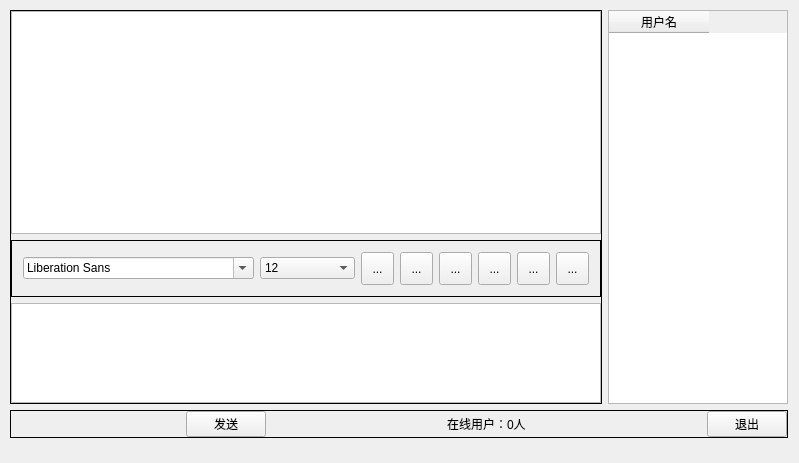
<?xml version="1.0" encoding="UTF-8"?>
<ui version="4.0">
 <class>Widget</class>
 <widget class="QWidget" name="Widget">
  <property name="geometry">
   <rect>
    <x>0</x>
    <y>0</y>
    <width>799</width>
    <height>463</height>
   </rect>
  </property>
  <property name="windowTitle">
   <string>Widget</string>
  </property>
  <widget class="QWidget" name="widget_6" native="true">
   <property name="geometry">
    <rect>
     <x>10</x>
     <y>10</y>
     <width>778</width>
     <height>428</height>
    </rect>
   </property>
   <layout class="QVBoxLayout" name="verticalLayout_4">
    <property name="leftMargin">
     <number>0</number>
    </property>
    <property name="topMargin">
     <number>0</number>
    </property>
    <property name="rightMargin">
     <number>0</number>
    </property>
    <property name="bottomMargin">
     <number>0</number>
    </property>
    <item>
     <widget class="QWidget" name="widget_4" native="true">
      <layout class="QHBoxLayout" name="horizontalLayout_3">
       <property name="leftMargin">
        <number>0</number>
       </property>
       <property name="topMargin">
        <number>0</number>
       </property>
       <property name="rightMargin">
        <number>0</number>
       </property>
       <property name="bottomMargin">
        <number>0</number>
       </property>
       <item>
        <widget class="QFrame" name="frame_3">
         <property name="frameShape">
          <enum>QFrame::Box</enum>
         </property>
         <layout class="QVBoxLayout" name="verticalLayout_2">
          <property name="leftMargin">
           <number>0</number>
          </property>
          <property name="topMargin">
           <number>0</number>
          </property>
          <property name="rightMargin">
           <number>0</number>
          </property>
          <property name="bottomMargin">
           <number>0</number>
          </property>
          <item>
           <widget class="QWidget" name="widget" native="true">
            <layout class="QVBoxLayout" name="verticalLayout">
             <property name="leftMargin">
              <number>0</number>
             </property>
             <property name="topMargin">
              <number>0</number>
             </property>
             <property name="rightMargin">
              <number>0</number>
             </property>
             <property name="bottomMargin">
              <number>0</number>
             </property>
             <item>
              <widget class="QTextBrowser" name="msgBrowser"/>
             </item>
            </layout>
           </widget>
          </item>
          <item>
           <widget class="QFrame" name="frame_2">
            <property name="frameShape">
             <enum>QFrame::Box</enum>
            </property>
            <layout class="QHBoxLayout" name="horizontalLayout">
             <item>
              <widget class="QFontComboBox" name="fontCbx"/>
             </item>
             <item>
              <widget class="QComboBox" name="sizeCbx">
               <property name="editable">
                <bool>false</bool>
               </property>
               <property name="currentIndex">
                <number>4</number>
               </property>
               <item>
                <property name="text">
                 <string>8</string>
                </property>
               </item>
               <item>
                <property name="text">
                 <string>9</string>
                </property>
               </item>
               <item>
                <property name="text">
                 <string>10</string>
                </property>
               </item>
               <item>
                <property name="text">
                 <string>11</string>
                </property>
               </item>
               <item>
                <property name="text">
                 <string>12</string>
                </property>
               </item>
               <item>
                <property name="text">
                 <string>13</string>
                </property>
               </item>
               <item>
                <property name="text">
                 <string>14</string>
                </property>
               </item>
               <item>
                <property name="text">
                 <string>15</string>
                </property>
               </item>
               <item>
                <property name="text">
                 <string>16</string>
                </property>
               </item>
               <item>
                <property name="text">
                 <string>17</string>
                </property>
               </item>
               <item>
                <property name="text">
                 <string>18</string>
                </property>
               </item>
               <item>
                <property name="text">
                 <string>19</string>
                </property>
               </item>
               <item>
                <property name="text">
                 <string>20</string>
                </property>
               </item>
               <item>
                <property name="text">
                 <string>21</string>
                </property>
               </item>
               <item>
                <property name="text">
                 <string>22</string>
                </property>
               </item>
              </widget>
             </item>
             <item>
              <widget class="QToolButton" name="boldTBtn">
               <property name="minimumSize">
                <size>
                 <width>33</width>
                 <height>33</height>
                </size>
               </property>
               <property name="maximumSize">
                <size>
                 <width>16777215</width>
                 <height>16777215</height>
                </size>
               </property>
               <property name="toolTip">
                <string>加粗</string>
               </property>
               <property name="text">
                <string>...</string>
               </property>
               <property name="icon">
                <iconset>
                 <normaloff>:/images/bold.png</normaloff>:/images/bold.png</iconset>
               </property>
               <property name="iconSize">
                <size>
                 <width>26</width>
                 <height>26</height>
                </size>
               </property>
               <property name="checkable">
                <bool>true</bool>
               </property>
              </widget>
             </item>
             <item>
              <widget class="QToolButton" name="italicTBtn">
               <property name="minimumSize">
                <size>
                 <width>33</width>
                 <height>33</height>
                </size>
               </property>
               <property name="maximumSize">
                <size>
                 <width>16777215</width>
                 <height>16777215</height>
                </size>
               </property>
               <property name="toolTip">
                <string>倾斜</string>
               </property>
               <property name="text">
                <string>...</string>
               </property>
               <property name="icon">
                <iconset>
                 <normaloff>:/images/italic.png</normaloff>:/images/italic.png</iconset>
               </property>
               <property name="iconSize">
                <size>
                 <width>26</width>
                 <height>26</height>
                </size>
               </property>
               <property name="checkable">
                <bool>true</bool>
               </property>
              </widget>
             </item>
             <item>
              <widget class="QToolButton" name="underlineTBtn">
               <property name="minimumSize">
                <size>
                 <width>33</width>
                 <height>33</height>
                </size>
               </property>
               <property name="maximumSize">
                <size>
                 <width>16777215</width>
                 <height>16777215</height>
                </size>
               </property>
               <property name="toolTip">
                <string>下划线</string>
               </property>
               <property name="text">
                <string>...</string>
               </property>
               <property name="icon">
                <iconset>
                 <normaloff>:/images/under.png</normaloff>:/images/under.png</iconset>
               </property>
               <property name="iconSize">
                <size>
                 <width>26</width>
                 <height>26</height>
                </size>
               </property>
               <property name="checkable">
                <bool>true</bool>
               </property>
              </widget>
             </item>
             <item>
              <widget class="QToolButton" name="colorTBtn">
               <property name="minimumSize">
                <size>
                 <width>33</width>
                 <height>33</height>
                </size>
               </property>
               <property name="maximumSize">
                <size>
                 <width>16777215</width>
                 <height>16777215</height>
                </size>
               </property>
               <property name="toolTip">
                <string>颜色</string>
               </property>
               <property name="text">
                <string>...</string>
               </property>
               <property name="icon">
                <iconset>
                 <normaloff>:/images/color.png</normaloff>:/images/color.png</iconset>
               </property>
               <property name="iconSize">
                <size>
                 <width>26</width>
                 <height>26</height>
                </size>
               </property>
              </widget>
             </item>
             <item>
              <widget class="QToolButton" name="saveTBtn">
               <property name="minimumSize">
                <size>
                 <width>33</width>
                 <height>33</height>
                </size>
               </property>
               <property name="maximumSize">
                <size>
                 <width>16777215</width>
                 <height>16777215</height>
                </size>
               </property>
               <property name="toolTip">
                <string>保存</string>
               </property>
               <property name="text">
                <string>...</string>
               </property>
               <property name="icon">
                <iconset>
                 <normaloff>:/images/save.png</normaloff>:/images/save.png</iconset>
               </property>
               <property name="iconSize">
                <size>
                 <width>26</width>
                 <height>26</height>
                </size>
               </property>
              </widget>
             </item>
             <item>
              <widget class="QToolButton" name="clearTbtn">
               <property name="minimumSize">
                <size>
                 <width>33</width>
                 <height>33</height>
                </size>
               </property>
               <property name="maximumSize">
                <size>
                 <width>16777215</width>
                 <height>16777215</height>
                </size>
               </property>
               <property name="toolTip">
                <string>清空</string>
               </property>
               <property name="text">
                <string>...</string>
               </property>
               <property name="icon">
                <iconset>
                 <normaloff>:/images/clear.png</normaloff>:/images/clear.png</iconset>
               </property>
               <property name="iconSize">
                <size>
                 <width>26</width>
                 <height>26</height>
                </size>
               </property>
              </widget>
             </item>
            </layout>
           </widget>
          </item>
          <item>
           <widget class="QWidget" name="widget_2" native="true">
            <property name="maximumSize">
             <size>
              <width>16777215</width>
              <height>100</height>
             </size>
            </property>
            <layout class="QHBoxLayout" name="horizontalLayout_2">
             <property name="leftMargin">
              <number>0</number>
             </property>
             <property name="topMargin">
              <number>0</number>
             </property>
             <property name="rightMargin">
              <number>0</number>
             </property>
             <property name="bottomMargin">
              <number>0</number>
             </property>
             <item>
              <widget class="QTextEdit" name="msgTxtEdit">
               <property name="maximumSize">
                <size>
                 <width>16777215</width>
                 <height>100</height>
                </size>
               </property>
              </widget>
             </item>
            </layout>
           </widget>
          </item>
         </layout>
        </widget>
       </item>
       <item>
        <widget class="QWidget" name="widget_3" native="true">
         <property name="maximumSize">
          <size>
           <width>180</width>
           <height>16777215</height>
          </size>
         </property>
         <layout class="QVBoxLayout" name="verticalLayout_3">
          <property name="leftMargin">
           <number>0</number>
          </property>
          <property name="topMargin">
           <number>0</number>
          </property>
          <property name="rightMargin">
           <number>0</number>
          </property>
          <property name="bottomMargin">
           <number>0</number>
          </property>
          <item>
           <widget class="QTableWidget" name="usrTblWidget">
            <property name="maximumSize">
             <size>
              <width>180</width>
              <height>16777215</height>
             </size>
            </property>
            <property name="selectionMode">
             <enum>QAbstractItemView::SingleSelection</enum>
            </property>
            <property name="selectionBehavior">
             <enum>QAbstractItemView::SelectRows</enum>
            </property>
            <property name="showGrid">
             <bool>false</bool>
            </property>
            <column>
             <property name="text">
              <string>用户名</string>
             </property>
            </column>
           </widget>
          </item>
         </layout>
        </widget>
       </item>
      </layout>
     </widget>
    </item>
    <item>
     <widget class="QFrame" name="frame_5">
      <property name="frameShape">
       <enum>QFrame::Box</enum>
      </property>
      <layout class="QHBoxLayout" name="horizontalLayout_4">
       <property name="leftMargin">
        <number>0</number>
       </property>
       <property name="topMargin">
        <number>0</number>
       </property>
       <property name="rightMargin">
        <number>0</number>
       </property>
       <property name="bottomMargin">
        <number>0</number>
       </property>
       <item>
        <spacer name="horizontalSpacer">
         <property name="orientation">
          <enum>Qt::Horizontal</enum>
         </property>
         <property name="sizeHint" stdset="0">
          <size>
           <width>40</width>
           <height>20</height>
          </size>
         </property>
        </spacer>
       </item>
       <item>
        <widget class="QPushButton" name="sendBtn">
         <property name="text">
          <string>发送</string>
         </property>
        </widget>
       </item>
       <item>
        <spacer name="horizontalSpacer_2">
         <property name="orientation">
          <enum>Qt::Horizontal</enum>
         </property>
         <property name="sizeHint" stdset="0">
          <size>
           <width>40</width>
           <height>20</height>
          </size>
         </property>
        </spacer>
       </item>
       <item>
        <widget class="QLabel" name="usrNumLbl">
         <property name="text">
          <string>在线用户：0人</string>
         </property>
        </widget>
       </item>
       <item>
        <spacer name="horizontalSpacer_3">
         <property name="orientation">
          <enum>Qt::Horizontal</enum>
         </property>
         <property name="sizeHint" stdset="0">
          <size>
           <width>40</width>
           <height>20</height>
          </size>
         </property>
        </spacer>
       </item>
       <item>
        <widget class="QPushButton" name="exitBtn">
         <property name="text">
          <string>退出</string>
         </property>
        </widget>
       </item>
      </layout>
     </widget>
    </item>
   </layout>
  </widget>
 </widget>
 <layoutdefault spacing="6" margin="11"/>
 <resources/>
 <connections/>
</ui>
